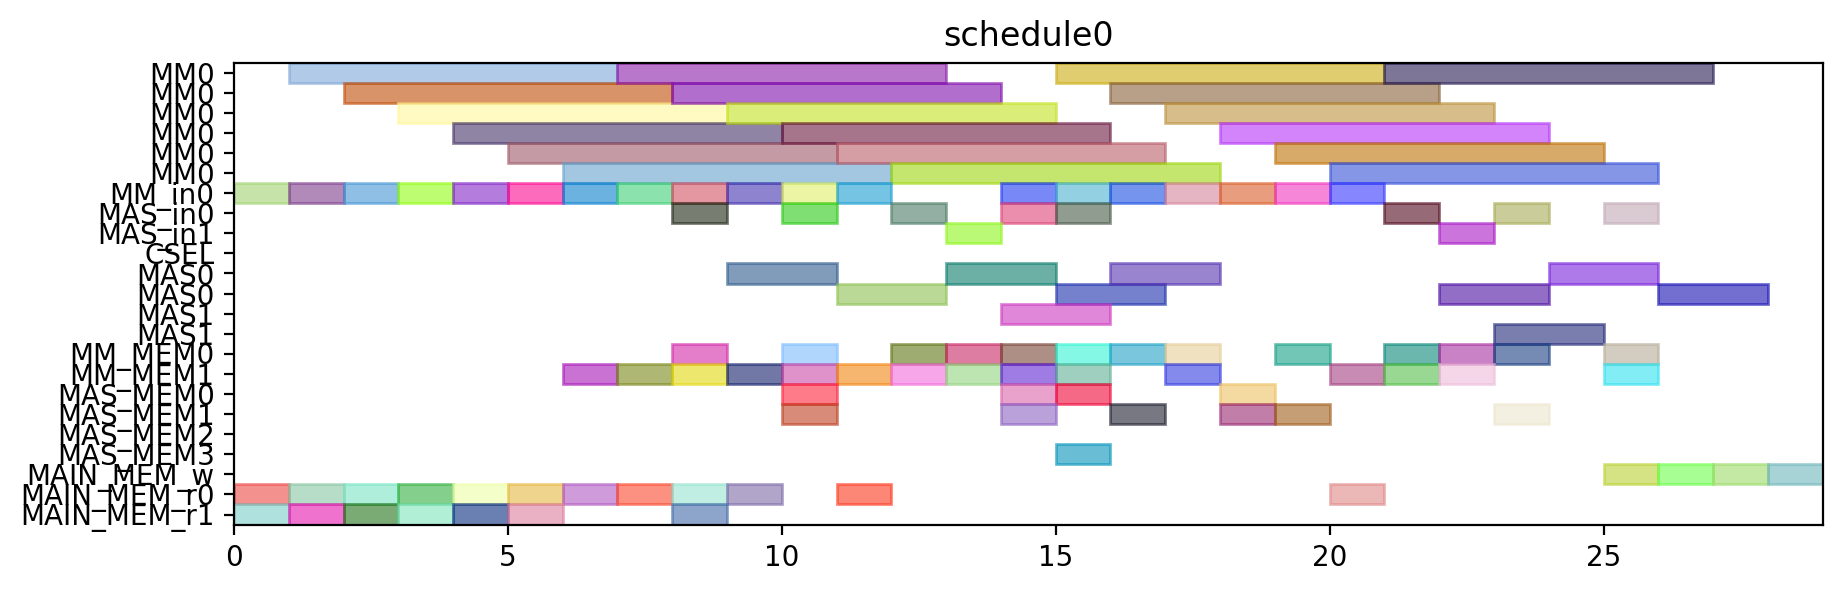

Recreate this plot in Python.
from pyschedule import Scenario, solvers, plotters, alt


def solve():
	horizon = 120
	S = Scenario("schedule0", horizon=horizon)

	# resource
	MM = S.Resources('MM', num=1, size=6)
	MM_in = S.Resources('MM_in', num=1)
	MAS_in = S.Resources('MAS_in', num=2)
	CSEL = S.Resource('CSEL')
	MAS = S.Resources('MAS', num=2, size=2, periods=range(1, horizon))
	MM_MEM = S.Resources('MM_MEM', num=2)
	MAS_MEM = S.Resources('MAS_MEM', num=4)
	MAIN_MEM_w = S.Resource('MAIN_MEM_w', size=1)
	MAIN_MEM_r = S.Resources('MAIN_MEM_r', num=2)

	# result of previous scheduling

	# new tasks
	T1 = S.Task('T1', length=6, delay_cost=1)
	T1 += alt(MM)
	T1_in = S.Task('T1_in', length=1, delay_cost=1)
	T1_in += alt(MM_in)
	S += T1_in*MM_in[0]<=T1*MM[0]
	T1_mem0 = S.Task('T1_mem0', length=1, delay_cost=1)
	T1_mem0 += MAIN_MEM_r[0]
	S += T1_mem0 <= T1

	T1_mem1 = S.Task('T1_mem1', length=1, delay_cost=1)
	T1_mem1 += MAIN_MEM_r[1]
	S += T1_mem1 <= T1

	T2 = S.Task('T2', length=6, delay_cost=1)
	T2 += alt(MM)
	T2_in = S.Task('T2_in', length=1, delay_cost=1)
	T2_in += alt(MM_in)
	S += T2_in*MM_in[0]<=T2*MM[0]
	T2_mem0 = S.Task('T2_mem0', length=1, delay_cost=1)
	T2_mem0 += MAIN_MEM_r[0]
	S += T2_mem0 <= T2

	T2_mem1 = S.Task('T2_mem1', length=1, delay_cost=1)
	T2_mem1 += MAIN_MEM_r[1]
	S += T2_mem1 <= T2

	T3 = S.Task('T3', length=6, delay_cost=1)
	T3 += alt(MM)
	T3_in = S.Task('T3_in', length=1, delay_cost=1)
	T3_in += alt(MM_in)
	S += T3_in*MM_in[0]<=T3*MM[0]
	T3_mem0 = S.Task('T3_mem0', length=1, delay_cost=1)
	T3_mem0 += MAIN_MEM_r[0]
	S += T3_mem0 <= T3

	T3_mem1 = S.Task('T3_mem1', length=1, delay_cost=1)
	T3_mem1 += MAIN_MEM_r[1]
	S += T3_mem1 <= T3

	T4 = S.Task('T4', length=6, delay_cost=1)
	T4 += alt(MM)
	T4_in = S.Task('T4_in', length=1, delay_cost=1)
	T4_in += alt(MM_in)
	S += T4_in*MM_in[0]<=T4*MM[0]
	T4_mem0 = S.Task('T4_mem0', length=1, delay_cost=1)
	T4_mem0 += MAIN_MEM_r[0]
	S += T4_mem0 <= T4

	T4_mem1 = S.Task('T4_mem1', length=1, delay_cost=1)
	T4_mem1 += MAIN_MEM_r[1]
	S += T4_mem1 <= T4

	T5 = S.Task('T5', length=6, delay_cost=1)
	T5 += alt(MM)
	T5_in = S.Task('T5_in', length=1, delay_cost=1)
	T5_in += alt(MM_in)
	S += T5_in*MM_in[0]<=T5*MM[0]
	T5_mem0 = S.Task('T5_mem0', length=1, delay_cost=1)
	T5_mem0 += MAIN_MEM_r[0]
	S += T5_mem0 <= T5

	T5_mem1 = S.Task('T5_mem1', length=1, delay_cost=1)
	T5_mem1 += MAIN_MEM_r[1]
	S += T5_mem1 <= T5

	T6 = S.Task('T6', length=6, delay_cost=1)
	T6 += alt(MM)
	T6_in = S.Task('T6_in', length=1, delay_cost=1)
	T6_in += alt(MM_in)
	S += T6_in*MM_in[0]<=T6*MM[0]
	T6_mem0 = S.Task('T6_mem0', length=1, delay_cost=1)
	T6_mem0 += MAIN_MEM_r[0]
	S += T6_mem0 <= T6

	T6_mem1 = S.Task('T6_mem1', length=1, delay_cost=1)
	T6_mem1 += MAIN_MEM_r[1]
	S += T6_mem1 <= T6

	T7 = S.Task('T7', length=6, delay_cost=1)
	T7 += alt(MM)
	T7_in = S.Task('T7_in', length=1, delay_cost=1)
	T7_in += alt(MM_in)
	S += T7_in*MM_in[0]<=T7*MM[0]
	T7_mem0 = S.Task('T7_mem0', length=1, delay_cost=1)
	T7_mem0 += MAIN_MEM_r[0]
	S += T7_mem0 <= T7

	T7_mem1 = S.Task('T7_mem1', length=1, delay_cost=1)
	T7_mem1 += MAIN_MEM_r[1]
	S += T7_mem1 <= T7

	T8 = S.Task('T8', length=6, delay_cost=1)
	T8 += alt(MM)
	T8_in = S.Task('T8_in', length=1, delay_cost=1)
	T8_in += alt(MM_in)
	S += T8_in*MM_in[0]<=T8*MM[0]
	T8_mem0 = S.Task('T8_mem0', length=1, delay_cost=1)
	T8_mem0 += MAIN_MEM_r[0]
	S += T8_mem0 <= T8

	T8_mem1 = S.Task('T8_mem1', length=1, delay_cost=1)
	T8_mem1 += alt(MM_MEM)
	S += (T1*MM[0])-1 < T8_mem1*MM_MEM[1]
	S += T8_mem1 <= T8

	T9 = S.Task('T9', length=6, delay_cost=1)
	T9 += alt(MM)
	T9_in = S.Task('T9_in', length=1, delay_cost=1)
	T9_in += alt(MM_in)
	S += T9_in*MM_in[0]<=T9*MM[0]
	T9_mem0 = S.Task('T9_mem0', length=1, delay_cost=1)
	T9_mem0 += MAIN_MEM_r[0]
	S += T9_mem0 <= T9

	T9_mem1 = S.Task('T9_mem1', length=1, delay_cost=1)
	T9_mem1 += alt(MM_MEM)
	S += (T1*MM[0])-1 < T9_mem1*MM_MEM[1]
	S += T9_mem1 <= T9

	T10 = S.Task('T10', length=6, delay_cost=1)
	T10 += alt(MM)
	T10_in = S.Task('T10_in', length=1, delay_cost=1)
	T10_in += alt(MM_in)
	S += T10_in*MM_in[0]<=T10*MM[0]
	T10_mem0 = S.Task('T10_mem0', length=1, delay_cost=1)
	T10_mem0 += MAIN_MEM_r[0]
	S += T10_mem0 <= T10

	T10_mem1 = S.Task('T10_mem1', length=1, delay_cost=1)
	T10_mem1 += alt(MM_MEM)
	S += (T3*MM[0])-1 < T10_mem1*MM_MEM[1]
	S += T10_mem1 <= T10

	T11 = S.Task('T11', length=6, delay_cost=1)
	T11 += alt(MM)
	T11_in = S.Task('T11_in', length=1, delay_cost=1)
	T11_in += alt(MM_in)
	S += T11_in*MM_in[0]<=T11*MM[0]
	T11_mem0 = S.Task('T11_mem0', length=1, delay_cost=1)
	T11_mem0 += MAIN_MEM_r[0]
	S += T11_mem0 <= T11

	T11_mem1 = S.Task('T11_mem1', length=1, delay_cost=1)
	T11_mem1 += alt(MM_MEM)
	S += (T3*MM[0])-1 < T11_mem1*MM_MEM[1]
	S += T11_mem1 <= T11

	T12 = S.Task('T12', length=2, delay_cost=1)
	T12 += alt(MAS)
	T12_in = S.Task('T12_in', length=1, delay_cost=1)
	T12_in += alt(MAS_in)
	S += T12_in*MAS_in[0]<=T12*MAS[0]

	S += T12_in*MAS_in[1]<=T12*MAS[1]

	T12_mem0 = S.Task('T12_mem0', length=1, delay_cost=1)
	T12_mem0 += alt(MM_MEM)
	S += (T4*MM[0])-1 < T12_mem0*MM_MEM[0]
	S += T12_mem0 <= T12

	T12_mem1 = S.Task('T12_mem1', length=1, delay_cost=1)
	T12_mem1 += alt(MM_MEM)
	S += (T2*MM[0])-1 < T12_mem1*MM_MEM[1]
	S += T12_mem1 <= T12

	T13 = S.Task('T13', length=2, delay_cost=1)
	T13 += alt(MAS)
	T13_in = S.Task('T13_in', length=1, delay_cost=1)
	T13_in += alt(MAS_in)
	S += T13_in*MAS_in[0]<=T13*MAS[0]

	S += T13_in*MAS_in[1]<=T13*MAS[1]

	T13_mem0 = S.Task('T13_mem0', length=1, delay_cost=1)
	T13_mem0 += alt(MM_MEM)
	S += (T4*MM[0])-1 < T13_mem0*MM_MEM[0]
	S += T13_mem0 <= T13

	T13_mem1 = S.Task('T13_mem1', length=1, delay_cost=1)
	T13_mem1 += alt(MM_MEM)
	S += (T2*MM[0])-1 < T13_mem1*MM_MEM[1]
	S += T13_mem1 <= T13

	T15 = S.Task('T15', length=2, delay_cost=1)
	T15 += alt(MAS)
	T15_in = S.Task('T15_in', length=1, delay_cost=1)
	T15_in += alt(MAS_in)
	S += T15_in*MAS_in[0]<=T15*MAS[0]

	S += T15_in*MAS_in[1]<=T15*MAS[1]

	T15_mem0 = S.Task('T15_mem0', length=1, delay_cost=1)
	T15_mem0 += alt(MM_MEM)
	S += (T7*MM[0])-1 < T15_mem0*MM_MEM[0]
	S += T15_mem0 <= T15

	T15_mem1 = S.Task('T15_mem1', length=1, delay_cost=1)
	T15_mem1 += alt(MM_MEM)
	S += (T7*MM[0])-1 < T15_mem1*MM_MEM[1]
	S += T15_mem1 <= T15

	T14 = S.Task('T14', length=6, delay_cost=1)
	T14 += alt(MM)
	T14_in = S.Task('T14_in', length=1, delay_cost=1)
	T14_in += alt(MM_in)
	S += T14_in*MM_in[0]<=T14*MM[0]
	T14_mem0 = S.Task('T14_mem0', length=1, delay_cost=1)
	T14_mem0 += alt(MAS_MEM)
	S += (T13*MAS[0])-1 < T14_mem0*MAS_MEM[0]
	S += (T13*MAS[1])-1 < T14_mem0*MAS_MEM[2]
	S += T14_mem0 <= T14

	T14_mem1 = S.Task('T14_mem1', length=1, delay_cost=1)
	T14_mem1 += alt(MAS_MEM)
	S += (T13*MAS[0])-1 < T14_mem1*MAS_MEM[1]
	S += (T13*MAS[1])-1 < T14_mem1*MAS_MEM[3]
	S += T14_mem1 <= T14

	T16 = S.Task('T16', length=6, delay_cost=1)
	T16 += alt(MM)
	T16_in = S.Task('T16_in', length=1, delay_cost=1)
	T16_in += alt(MM_in)
	S += T16_in*MM_in[0]<=T16*MM[0]
	T16_mem0 = S.Task('T16_mem0', length=1, delay_cost=1)
	T16_mem0 += alt(MM_MEM)
	S += (T1*MM[0])-1 < T16_mem0*MM_MEM[0]
	S += T16_mem0 <= T16

	T16_mem1 = S.Task('T16_mem1', length=1, delay_cost=1)
	T16_mem1 += alt(MM_MEM)
	S += (T8*MM[0])-1 < T16_mem1*MM_MEM[1]
	S += T16_mem1 <= T16

	T17 = S.Task('T17', length=6, delay_cost=1)
	T17 += alt(MM)
	T17_in = S.Task('T17_in', length=1, delay_cost=1)
	T17_in += alt(MM_in)
	S += T17_in*MM_in[0]<=T17*MM[0]
	T17_mem0 = S.Task('T17_mem0', length=1, delay_cost=1)
	T17_mem0 += alt(MM_MEM)
	S += (T8*MM[0])-1 < T17_mem0*MM_MEM[0]
	S += T17_mem0 <= T17

	T17_mem1 = S.Task('T17_mem1', length=1, delay_cost=1)
	T17_mem1 += alt(MAS_MEM)
	S += (T15*MAS[0])-1 < T17_mem1*MAS_MEM[1]
	S += (T15*MAS[1])-1 < T17_mem1*MAS_MEM[3]
	S += T17_mem1 <= T17

	T18 = S.Task('T18', length=2, delay_cost=1)
	T18 += alt(MAS)
	T18_in = S.Task('T18_in', length=1, delay_cost=1)
	T18_in += alt(MAS_in)
	S += T18_in*MAS_in[0]<=T18*MAS[0]

	S += T18_in*MAS_in[1]<=T18*MAS[1]

	T18_mem0 = S.Task('T18_mem0', length=1, delay_cost=1)
	T18_mem0 += alt(MM_MEM)
	S += (T5*MM[0])-1 < T18_mem0*MM_MEM[0]
	S += T18_mem0 <= T18

	T18_mem1 = S.Task('T18_mem1', length=1, delay_cost=1)
	T18_mem1 += alt(MM_MEM)
	S += (T9*MM[0])-1 < T18_mem1*MM_MEM[1]
	S += T18_mem1 <= T18

	T19 = S.Task('T19', length=2, delay_cost=1)
	T19 += alt(MAS)
	T19_in = S.Task('T19_in', length=1, delay_cost=1)
	T19_in += alt(MAS_in)
	S += T19_in*MAS_in[0]<=T19*MAS[0]

	S += T19_in*MAS_in[1]<=T19*MAS[1]

	T19_mem0 = S.Task('T19_mem0', length=1, delay_cost=1)
	T19_mem0 += alt(MM_MEM)
	S += (T5*MM[0])-1 < T19_mem0*MM_MEM[0]
	S += T19_mem0 <= T19

	T19_mem1 = S.Task('T19_mem1', length=1, delay_cost=1)
	T19_mem1 += alt(MM_MEM)
	S += (T9*MM[0])-1 < T19_mem1*MM_MEM[1]
	S += T19_mem1 <= T19

	T21 = S.Task('T21', length=2, delay_cost=1)
	T21 += alt(MAS)
	T21_in = S.Task('T21_in', length=1, delay_cost=1)
	T21_in += alt(MAS_in)
	S += T21_in*MAS_in[0]<=T21*MAS[0]

	S += T21_in*MAS_in[1]<=T21*MAS[1]

	T21_mem0 = S.Task('T21_mem0', length=1, delay_cost=1)
	T21_mem0 += alt(MM_MEM)
	S += (T6*MM[0])-1 < T21_mem0*MM_MEM[0]
	S += T21_mem0 <= T21

	T21_mem1 = S.Task('T21_mem1', length=1, delay_cost=1)
	T21_mem1 += alt(MM_MEM)
	S += (T10*MM[0])-1 < T21_mem1*MM_MEM[1]
	S += T21_mem1 <= T21

	T24 = S.Task('T24', length=6, delay_cost=1)
	T24 += alt(MM)
	T24_in = S.Task('T24_in', length=1, delay_cost=1)
	T24_in += alt(MM_in)
	S += T24_in*MM_in[0]<=T24*MM[0]
	T24_mem0 = S.Task('T24_mem0', length=1, delay_cost=1)
	T24_mem0 += alt(MM_MEM)
	S += (T11*MM[0])-1 < T24_mem0*MM_MEM[0]
	S += T24_mem0 <= T24

	T24_mem1 = S.Task('T24_mem1', length=1, delay_cost=1)
	T24_mem1 += alt(MAS_MEM)
	S += (T12*MAS[0])-1 < T24_mem1*MAS_MEM[1]
	S += (T12*MAS[1])-1 < T24_mem1*MAS_MEM[3]
	S += T24_mem1 <= T24

	T20 = S.Task('T20', length=6, delay_cost=1)
	T20 += alt(MM)
	T20_in = S.Task('T20_in', length=1, delay_cost=1)
	T20_in += alt(MM_in)
	S += T20_in*MM_in[0]<=T20*MM[0]
	T20_mem0 = S.Task('T20_mem0', length=1, delay_cost=1)
	T20_mem0 += alt(MAS_MEM)
	S += (T15*MAS[0])-1 < T20_mem0*MAS_MEM[0]
	S += (T15*MAS[1])-1 < T20_mem0*MAS_MEM[2]
	S += T20_mem0 <= T20

	T20_mem1 = S.Task('T20_mem1', length=1, delay_cost=1)
	T20_mem1 += alt(MAS_MEM)
	S += (T18*MAS[0])-1 < T20_mem1*MAS_MEM[1]
	S += (T18*MAS[1])-1 < T20_mem1*MAS_MEM[3]
	S += T20_mem1 <= T20

	T22 = S.Task('T22', length=6, delay_cost=1)
	T22 += alt(MM)
	T22_in = S.Task('T22_in', length=1, delay_cost=1)
	T22_in += alt(MM_in)
	S += T22_in*MM_in[0]<=T22*MM[0]
	T22_mem0 = S.Task('T22_mem0', length=1, delay_cost=1)
	T22_mem0 += alt(MAS_MEM)
	S += (T21*MAS[0])-1 < T22_mem0*MAS_MEM[0]
	S += (T21*MAS[1])-1 < T22_mem0*MAS_MEM[2]
	S += T22_mem0 <= T22

	T22_mem1 = S.Task('T22_mem1', length=1, delay_cost=1)
	T22_mem1 += alt(MAS_MEM)
	S += (T21*MAS[0])-1 < T22_mem1*MAS_MEM[1]
	S += (T21*MAS[1])-1 < T22_mem1*MAS_MEM[3]
	S += T22_mem1 <= T22

	T23 = S.Task('T23', length=6, delay_cost=1)
	T23 += alt(MM)
	T23_in = S.Task('T23_in', length=1, delay_cost=1)
	T23_in += alt(MM_in)
	S += T23_in*MM_in[0]<=T23*MM[0]
	T23_mem0 = S.Task('T23_mem0', length=1, delay_cost=1)
	T23_mem0 += alt(MAS_MEM)
	S += (T19*MAS[0])-1 < T23_mem0*MAS_MEM[0]
	S += (T19*MAS[1])-1 < T23_mem0*MAS_MEM[2]
	S += T23_mem0 <= T23

	T23_mem1 = S.Task('T23_mem1', length=1, delay_cost=1)
	T23_mem1 += alt(MAS_MEM)
	S += (T19*MAS[0])-1 < T23_mem1*MAS_MEM[1]
	S += (T19*MAS[1])-1 < T23_mem1*MAS_MEM[3]
	S += T23_mem1 <= T23

	Z2_new = S.Task('Z2_new', length=6, delay_cost=1)
	Z2_new += alt(MM)
	Z2_new_in = S.Task('Z2_new_in', length=1, delay_cost=1)
	Z2_new_in += alt(MM_in)
	S += Z2_new_in*MM_in[0]<=Z2_new*MM[0]
	S += 0<Z2_new

	Z2_new_w = S.Task('Z2_new_w', length=1, delay_cost=1)
	Z2_new_w += alt(MAIN_MEM_w)
	S += Z2_new <= Z2_new_w

	Z2_new_mem0 = S.Task('Z2_new_mem0', length=1, delay_cost=1)
	Z2_new_mem0 += MAIN_MEM_r[0]
	S += Z2_new_mem0 <= Z2_new

	Z2_new_mem1 = S.Task('Z2_new_mem1', length=1, delay_cost=1)
	Z2_new_mem1 += alt(MM_MEM)
	S += (T14*MM[0])-1 < Z2_new_mem1*MM_MEM[1]
	S += Z2_new_mem1 <= Z2_new

	T25 = S.Task('T25', length=2, delay_cost=1)
	T25 += alt(MAS)
	T25_in = S.Task('T25_in', length=1, delay_cost=1)
	T25_in += alt(MAS_in)
	S += T25_in*MAS_in[0]<=T25*MAS[0]

	S += T25_in*MAS_in[1]<=T25*MAS[1]

	T25_mem0 = S.Task('T25_mem0', length=1, delay_cost=1)
	T25_mem0 += alt(MM_MEM)
	S += (T20*MM[0])-1 < T25_mem0*MM_MEM[0]
	S += T25_mem0 <= T25

	T25_mem1 = S.Task('T25_mem1', length=1, delay_cost=1)
	T25_mem1 += alt(MM_MEM)
	S += (T20*MM[0])-1 < T25_mem1*MM_MEM[1]
	S += T25_mem1 <= T25

	X2_new = S.Task('X2_new', length=2, delay_cost=1)
	X2_new += alt(MAS)
	X2_new_in = S.Task('X2_new_in', length=1, delay_cost=1)
	X2_new_in += alt(MAS_in)
	S += X2_new_in*MAS_in[0]<=X2_new*MAS[0]

	S += X2_new_in*MAS_in[1]<=X2_new*MAS[1]

	S += 0<X2_new

	X2_new_w = S.Task('X2_new_w', length=1, delay_cost=1)
	X2_new_w += alt(MAIN_MEM_w)
	S += X2_new <= X2_new_w

	X2_new_mem0 = S.Task('X2_new_mem0', length=1, delay_cost=1)
	X2_new_mem0 += alt(MM_MEM)
	S += (T22*MM[0])-1 < X2_new_mem0*MM_MEM[0]
	S += X2_new_mem0 <= X2_new

	X2_new_mem1 = S.Task('X2_new_mem1', length=1, delay_cost=1)
	X2_new_mem1 += alt(MM_MEM)
	S += (T24*MM[0])-1 < X2_new_mem1*MM_MEM[1]
	S += X2_new_mem1 <= X2_new

	X1_new = S.Task('X1_new', length=2, delay_cost=1)
	X1_new += alt(MAS)
	X1_new_in = S.Task('X1_new_in', length=1, delay_cost=1)
	X1_new_in += alt(MAS_in)
	S += X1_new_in*MAS_in[0]<=X1_new*MAS[0]

	S += X1_new_in*MAS_in[1]<=X1_new*MAS[1]

	S += 0<X1_new

	X1_new_w = S.Task('X1_new_w', length=1, delay_cost=1)
	X1_new_w += alt(MAIN_MEM_w)
	S += X1_new <= X1_new_w

	X1_new_mem0 = S.Task('X1_new_mem0', length=1, delay_cost=1)
	X1_new_mem0 += alt(MM_MEM)
	S += (T23*MM[0])-1 < X1_new_mem0*MM_MEM[0]
	S += X1_new_mem0 <= X1_new

	X1_new_mem1 = S.Task('X1_new_mem1', length=1, delay_cost=1)
	X1_new_mem1 += alt(MM_MEM)
	S += (T17*MM[0])-1 < X1_new_mem1*MM_MEM[1]
	S += X1_new_mem1 <= X1_new

	Z1_new = S.Task('Z1_new', length=2, delay_cost=1)
	Z1_new += alt(MAS)
	Z1_new_in = S.Task('Z1_new_in', length=1, delay_cost=1)
	Z1_new_in += alt(MAS_in)
	S += Z1_new_in*MAS_in[0]<=Z1_new*MAS[0]

	S += Z1_new_in*MAS_in[1]<=Z1_new*MAS[1]

	S += 0<Z1_new

	Z1_new_w = S.Task('Z1_new_w', length=1, delay_cost=1)
	Z1_new_w += alt(MAIN_MEM_w)
	S += Z1_new <= Z1_new_w

	Z1_new_mem0 = S.Task('Z1_new_mem0', length=1, delay_cost=1)
	Z1_new_mem0 += alt(MM_MEM)
	S += (T16*MM[0])-1 < Z1_new_mem0*MM_MEM[0]
	S += Z1_new_mem0 <= Z1_new

	Z1_new_mem1 = S.Task('Z1_new_mem1', length=1, delay_cost=1)
	Z1_new_mem1 += alt(MAS_MEM)
	S += (T25*MAS[0])-1 < Z1_new_mem1*MAS_MEM[1]
	S += (T25*MAS[1])-1 < Z1_new_mem1*MAS_MEM[3]
	S += Z1_new_mem1 <= Z1_new

	solvers.mip.solve(S,msg=1,kind='CPLEX',ratio_gap=1.01)

	solution = [['hoge']*len(S.solution()[1]) for i in range(len(S.solution()))]
	for i in range(len(S.solution())):
		for j in range(len(S.solution()[i])):
			solution[i][j]=str(S.solution()[i][j])
	print(solution)

	cycles = int(solution[-1][3])

	pic_file_name = "/mnt/rose/usr1/fukuda/ABE/multiRAM_multiMAS_16mux/scheduling_result/stage6MM1_stage2MAS2/EP_LADDERMUL/schedule0.png"
	if(S.solution() != []):
		plotters.matplotlib.plot(S,img_filename=pic_file_name, show_task_labels=False, fig_size=(cycles*0.25+3, 3))

	return solution
